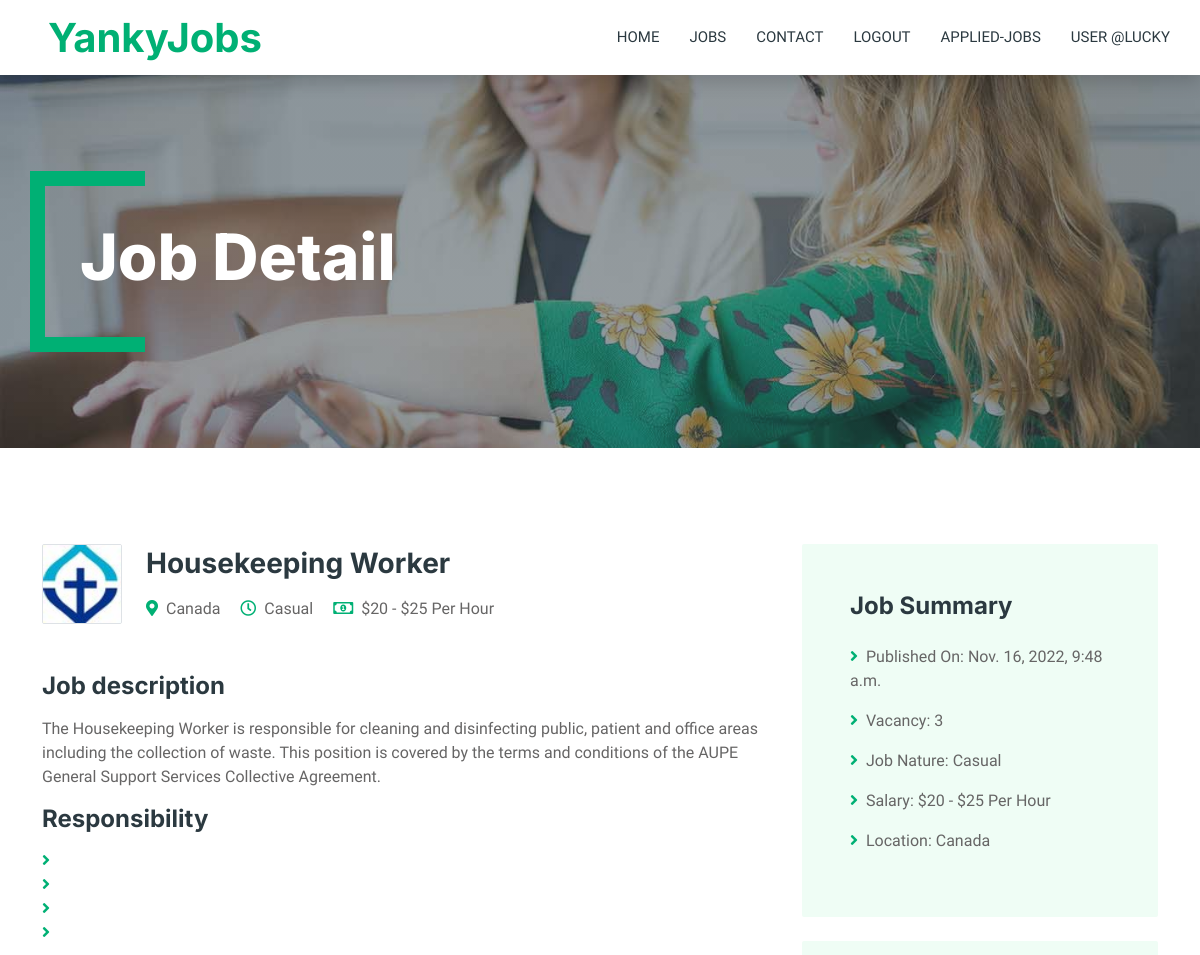
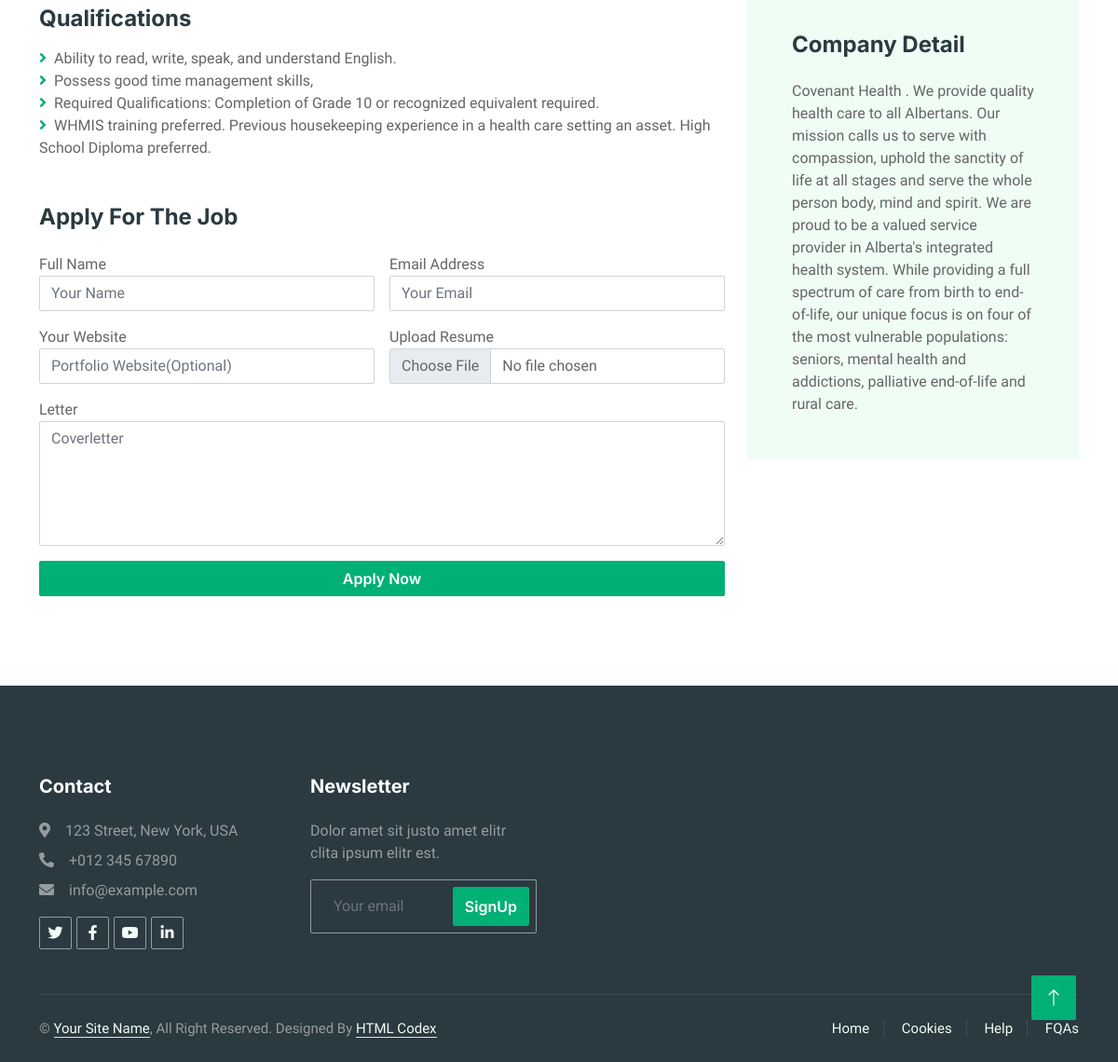
/job-detail/4/ (signed in), run on the app's committed database (2 pictures, top to bottom).
### jobapp/models.py (models this page shows, shortened)
class Jobs(models.Model):
    company_image = models.ImageField(null=True)
    job_name = models.CharField(max_length=300, blank=False)
    job_description = models.TextField(max_length=5000, blank=False)
    published_date = models.DateTimeField(auto_now_add=True)
    job_vacancy = models.CharField(max_length=50, blank=False)
    job_nature = models.CharField(max_length=50)
    job_salary = models.CharField(max_length=50)
    job_salary2 = models.CharField(max_length=50)
    job_location = models.CharField(max_length=500, blank=True)
    company_detail = models.TextField(max_length=5000, blank=True)
    responsibility1 = models.CharField(max_length=200, blank=True)
    responsibility2 = models.CharField(max_length=200, blank=True)
    responsibility3 = models.CharField(max_length=200, blank=True)
    responsibility4 = models.CharField(max_length=200, blank=True)
    qualification1 = models.CharField(max_length=200, blank=True)
    qualification2 = models.CharField(max_length=200, blank=True)
    qualification3 = models.CharField(max_length=200, blank=True)
    qualification4 = models.CharField(max_length=200, blank=True)

### jobapp/views.py (the view)
# urls.py: path('job-detail/<int:pk>/', views.job_detail, name='job-detail'),
@login_required(login_url='/login/')
def job_detail(request, pk):
    job = Jobs.objects.get(id=pk)
    return render(request, 'jobapp/job-detail.html', context={'job':job})

### jobapp/templates/jobapp/job-detail.html (shortened to what this page needs)
{% load static %}
<!DOCTYPE html>
<html lang="en">
<head>
    <link href="https://cdnjs.cloudflare.com/ajax/libs/font-awesome/5.10.0/css/all.min.css" rel="stylesheet">
    <link href="https://cdn.jsdelivr.net/npm/bootstrap-icons@1.4.1/font/bootstrap-icons.css" rel="stylesheet">
    <link href="{% static 'lib/animate/animate.min.css' %}" rel="stylesheet">
    <link href="{% static 'lib/owlcarousel/assets/owl.carousel.min.css' %}" rel="stylesheet">
    <link href="{% static 'css/bootstrap.min.css' %}" rel="stylesheet">
    <link href="{% static 'css/style.css' %}" rel="stylesheet">
</head>
<body>
    <div class="container-xxl bg-white p-0">
        <nav class="navbar navbar-expand-lg bg-white navbar-light shadow sticky-top p-0">
            <a href="{% url 'jobapp:home' %}" class="navbar-brand d-flex align-items-center text-center py-0 px-4 px-lg-5">
                <h1 class="m-0 text-primary">YankyJobs</h1>
            </a>
            <div class="collapse navbar-collapse" id="navbarCollapse">
                <div class="navbar-nav ms-auto p-4 p-lg-0">
                    <a href="{% url 'jobapp:home' %}" class="nav-item nav-link">Home</a>
                    <div class="nav-item">
                        <a href="{% url 'jobapp:job-list' %}" class="nav-link">Jobs</a>
                    </div>
                    <div class="nav-item ">
                        <a href="{% url 'jobapp:contact' %}" class="nav-link">Contact</a>
                    </div>
                    {% if user.is_authenticated %}
                    <div class="nav-item ">
                        <a href="{% url 'jobapp:logout' %}" class="nav-link">Logout</a>
                    </div>
                    <div class="nav-item ">
                        <a href="{% url 'jobapp:application_list' %}" class="nav-link">Applied-Jobs</a>
                    </div>
                    <a href="#" class="nav-item nav-link">User @{{user.username}}</a>
                    {% else %}
                    <a href="{% url 'jobapp:login' %}" class="nav-item nav-link">Sign In</a>
                    <a href="{% url 'jobapp:paystack' %}" class="nav-item nav-link">Sign Up</a>
                    {% endif %}
                </div>
            </div>
        </nav>
        <div class="container-xxl py-5 bg-dark page-header mb-5">
            <div class="container my-5 pt-5 pb-4">
                <h1 class="display-3 text-white mb-3 animated slideInDown">Job Detail</h1>
            </div>
        </div>
        <div class="container-xxl py-5 wow fadeInUp" data-wow-delay="0.1s">
            <div class="container">
                <div class="row gy-5 gx-4">
                    <div class="col-lg-8">
                        <div class="d-flex align-items-center mb-5">
                            <img class="flex-shrink-0 img-fluid border rounded" src="{{job.company_image.url}}" alt="" style="width: 80px; height: 80px;">
                            <div class="text-start ps-4">
                                <h3 class="mb-3">{{job.job_name}}</h3>
                                <span class="text-truncate me-3"><i class="fa fa-map-marker-alt text-primary me-2"></i>{{job.job_location}}</span>
                                <span class="text-truncate me-3"><i class="far fa-clock text-primary me-2"></i>{{job.job_nature}}</span>
                                <span class="text-truncate me-0"><i class="far fa-money-bill-alt text-primary me-2"></i>${{job.job_salary}} - ${{job.job_salary2}} Per Hour</span>
                            </div>
                        </div>
                        <div class="mb-5">
                            <h4 class="mb-3">Job description</h4>
                            <p>{{job.job_description}}</p>
                            <h4 class="mb-3">Responsibility</h4>
                            <ul class="list-unstyled">
                                <li><i class="fa fa-angle-right text-primary me-2"></i>{{job.responsibility1}}</li>
                                <li><i class="fa fa-angle-right text-primary me-2"></i>{{job.responsibility2}}</li>
                                <li><i class="fa fa-angle-right text-primary me-2"></i>{{job.responsibility3}}</li>
                                <li><i class="fa fa-angle-right text-primary me-2"></i>{{job.responsibility4}}</li>
                            </ul>
                            <h4 class="mb-3">Qualifications</h4>
                            <ul class="list-unstyled">
                                <li><i class="fa fa-angle-right text-primary me-2"></i>{{job.qualification1}}</li>
                                <li><i class="fa fa-angle-right text-primary me-2"></i>{{job.qualification2}}</li>
                                <li><i class="fa fa-angle-right text-primary me-2"></i>{{job.qualification3}}</li>
                                <li><i class="fa fa-angle-right text-primary me-2"></i>{{job.qualification4}}</li>
                            </ul>
                        </div>
                        <div class="">
                            <h4 class="mb-4">Apply For The Job</h4>
                            <form action="{% url 'jobapp:resume' job.id %}" method="post">{% csrf_token %}
                                <div class="row g-3">
                                    <div class="col-12 col-sm-6">
                                        <label for="name">Full Name</label>
                                        <input type="text" class="form-control" placeholder="Your Name" name="name">
                                    </div>
                                    <div class="col-12 col-sm-6">
                                        <label for="email">Email Address</label>
                                        <input type="email" class="form-control" placeholder="Your Email" name="email">
                                    </div>
                                    <div class="col-12 col-sm-6">
                                        <label for="website">Your Website</label>
                                        <input type="text" class="form-control" placeholder="Portfolio Website(Optional)">
                                    </div>
                                    <div class="col-12 col-sm-6">
                                        <label for="resume">Upload Resume</label>
                                        <input type="file" class="form-control bg-white" placeholder="Upload Resume" name="resume">
                                    </div>
                                    <div class="col-12">
                                        <label for="letter">Letter</label>
                                        <textarea class="form-control" rows="5" placeholder="Coverletter" name="letter"></textarea>
                                    </div>
                                    <div class="col-12">
                                        <button class="btn btn-primary w-100" type="submit">Apply Now</button>
                                    </div>
                                </div>
                            </form>
                        </div>
                    </div>
                    <div class="col-lg-4">
                        <div class="bg-light rounded p-5 mb-4 wow slideInUp" data-wow-delay="0.1s">
                            <h4 class="mb-4">Job Summary</h4>
                            <p><i class="fa fa-angle-right text-primary me-2"></i>Published On: {{job.published_date}}</p>
                            <p><i class="fa fa-angle-right text-primary me-2"></i>Vacancy: {{job.job_vacancy}}</p>
                            <p><i class="fa fa-angle-right text-primary me-2"></i>Job Nature: {{job.job_nature}}</p>
                            <p><i class="fa fa-angle-right text-primary me-2"></i>Salary: ${{job.job_salary}} - ${{job.job_salary2}} Per Hour</p>
                            <p><i class="fa fa-angle-right text-primary me-2"></i>Location: {{job.job_location}}</p>
                        </div>
                        <div class="bg-light rounded p-5 wow slideInUp" data-wow-delay="0.1s">
                            <h4 class="mb-4">Company Detail</h4>
                            <p class="m-0">{{job.company_detail}}</p>
                        </div>
                    </div>
                </div>
            </div>
        </div>
        <div class="container-fluid bg-dark text-white-50 footer pt-5 mt-5 wow fadeIn" data-wow-delay="0.1s">
            <div class="container py-5">
                <div class="row g-5">
                    <div class="col-lg-3 col-md-6">
                        <h5 class="text-white mb-4">Contact</h5>
                        <p class="mb-2"><i class="fa fa-map-marker-alt me-3"></i>123 Street, New York, USA</p>
                        <p class="mb-2"><i class="fa fa-phone-alt me-3"></i>+012 345 67890</p>
                        <p class="mb-2"><i class="fa fa-envelope me-3"></i>info@example.com</p>
                        <div class="d-flex pt-2">
                            <a class="btn btn-outline-light btn-social" href=""><i class="fab fa-twitter"></i></a>
                            <a class="btn btn-outline-light btn-social" href=""><i class="fab fa-facebook-f"></i></a>
                            <a class="btn btn-outline-light btn-social" href=""><i class="fab fa-youtube"></i></a>
                            <a class="btn btn-outline-light btn-social" href=""><i class="fab fa-linkedin-in"></i></a>
                        </div>
                    </div>
                    <div class="col-lg-3 col-md-6">
                        <h5 class="text-white mb-4">Newsletter</h5>
                        <p>Dolor amet sit justo amet elitr clita ipsum elitr est.</p>
                        <div class="position-relative mx-auto" style="max-width: 400px;">
                            <input class="form-control bg-transparent w-100 py-3 ps-4 pe-5" type="text" placeholder="Your email">
                            <button type="button" class="btn btn-primary py-2 position-absolute top-0 end-0 mt-2 me-2">SignUp</button>
                        </div>
                    </div>
                </div>
            </div>
            <div class="container">
                <div class="copyright">
                    <div class="row">
                        <div class="col-md-6 text-center text-md-start mb-3 mb-md-0">
                            &copy; <a class="border-bottom" href="#">Your Site Name</a>, All Right Reserved.
							Designed By <a class="border-bottom" href="https://htmlcodex.com">HTML Codex</a>
                        </div>
                        <div class="col-md-6 text-center text-md-end">
                            <div class="footer-menu">
                                <a href="">Home</a>
                                <a href="">Cookies</a>
                                <a href="">Help</a>
                                <a href="">FQAs</a>
                            </div>
                        </div>
                    </div>
                </div>
            </div>
        </div>
        <a href="#" class="btn btn-lg btn-primary btn-lg-square back-to-top"><i class="bi bi-arrow-up"></i></a>
    </div>
</body>
</html>

### static/css/style.css (style rules this page uses)
:root { --primary: #00B074; --secondary: #2B9BFF; --light: #EFFDF5; --dark: #2B3940; }
.back-to-top { position: fixed; display: none; right: 45px; bottom: 45px; z-index: 99; }
.btn { font-family: 'Inter', sans-serif; font-weight: 600; transition: .5s; }
.btn.btn-primary, .btn.btn-secondary { color: #FFFFFF; }
.btn-lg-square { width: 48px; height: 48px; }
.btn-square, .btn-sm-square, .btn-lg-square { padding: 0; display: flex; align-items: center; justify-content: center; font-weight: normal; border-radius: 2px; }
.navbar-dark .navbar-nav .nav-link, .navbar-light .navbar-nav .nav-link { margin-right: 30px; padding: 25px 0; color: #FFFFFF; font-size: 15px; text-transform: uppercase; outline: none; }
.navbar-light .navbar-brand, .navbar-light a.btn { height: 75px; }
.navbar-light .navbar-nav .nav-link { color: var(--dark); font-weight: 500; }
.navbar-light.sticky-top { top: -100px; transition: .5s; }
.header-carousel .container, .page-header .container { position: relative; padding: 45px 0 45px 35px; border-left: 15px solid var(--primary); }
.header-carousel .container::before, .header-carousel .container::after, .page-header .container::before, .page-header .container::after { position: absolute; content: ""; top: 0; left: 0; width: 100px; height: 15px; background: var(--primary); }
.header-carousel .container::after, .page-header .container::after { top: 100%; margin-top: -15px; }
.page-header { background: linear-gradient(rgba(43, 57, 64, .5), rgba(43, 57, 64, .5)), url(../img/carousel-1.jpg) center center no-repeat; background-size: cover; }
.footer .btn.btn-social { margin-right: 5px; width: 35px; height: 35px; display: flex; align-items: center; justify-content: center; color: var(--light); border: 1px solid rgba(255,255,255,0.5); border-radius: 2px; transition: .3s; }
.footer .form-control { border-color: rgba(255,255,255,0.5); }
.footer .copyright { padding: 25px 0; font-size: 15px; border-top: 1px solid rgba(256, 256, 256, .1); }
.footer .copyright a { color: var(--light); }
.footer .footer-menu a { margin-right: 15px; padding-right: 15px; border-right: 1px solid rgba(255, 255, 255, .1); }
.footer .footer-menu a:last-child { margin-right: 0; padding-right: 0; border-right: none; }

### data on the page
Jobs: company_image (picture), job_name "Housekeeping Worker", job_location "Canada", job_nature "Casual", job_salary "20", job_salary2 "25", job_description "The Housekeeping Worker is responsible for cleaning and disinfecting public, patient and office areas including the collection of waste. This position is covered by the terms and conditions of the AUPE General Support Services Collective Agreement.", qualification1 "Ability to read, write, speak, and understand English.", qualification2 "Possess good time management skills,", qualification3 "Required Qualifications: Completion of Grade 10 or recognized equivalent required.", qualification4 "WHMIS training preferred. Previous housekeeping experience in a health care setting an asset. High School Diploma preferred.", published_date "Nov. 16, 2022, 9:48 a.m.", job_vacancy "3", company_detail "Covenant Health . We provide quality health care to all Albertans. Our mission calls us to serve with compassion, uphold the sanctity of life at all stages and serve the whole person body, mind and spirit. We are proud to be a valued service provider in Alberta's integrated health system. While providing a full spectrum of care from birth to end-of-life, our unique focus is on four of the most vulnerable populations: seniors, mental health and addictions, palliative end-of-life and rural care."

### other printed values
{{ user.username }} "LUCKY"
